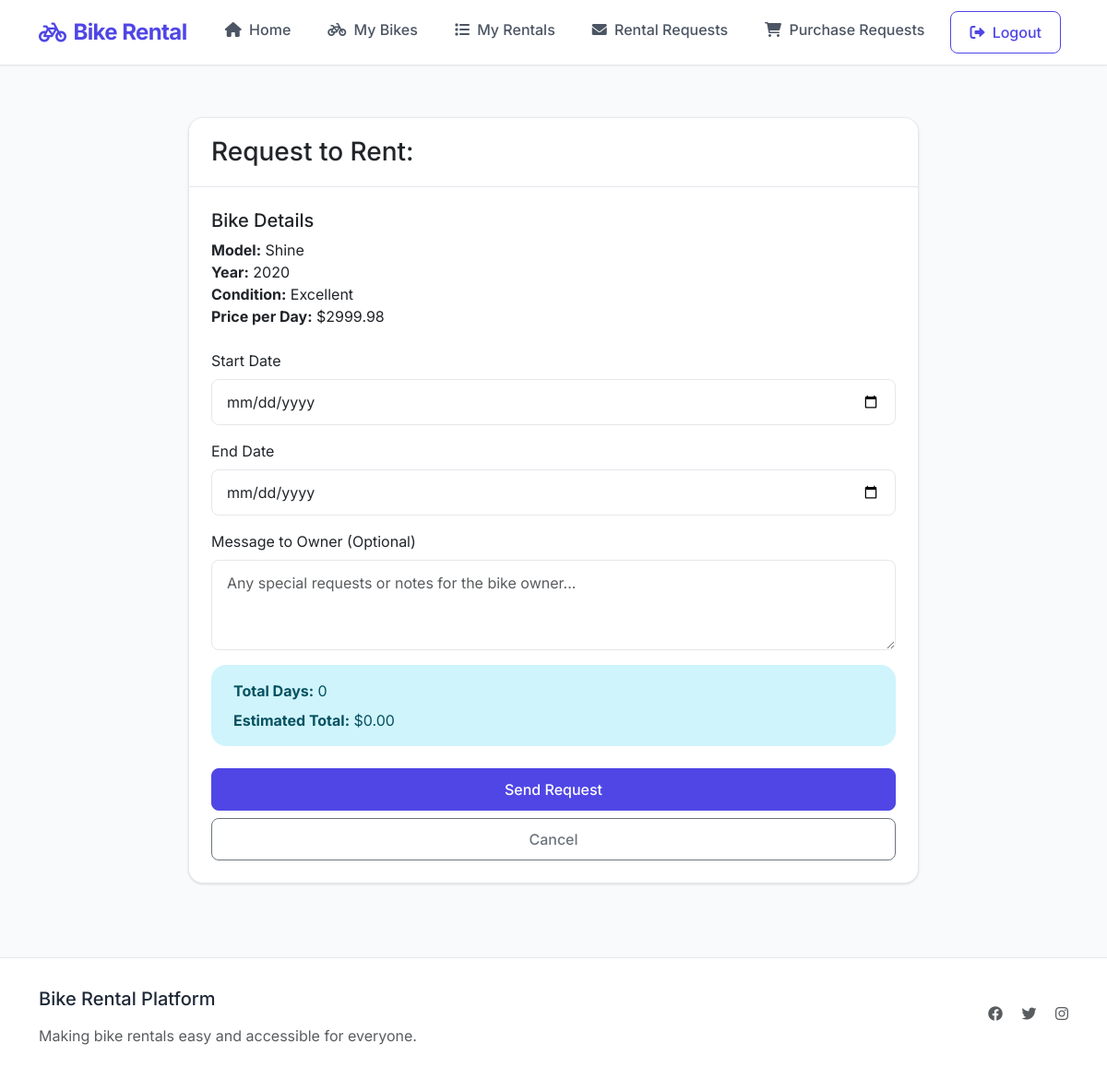
The page /bikes/3/request-rental (signed in) on the database its author committed.
### app.py (models this page shows)
class Bike(db.Model):
    id = db.Column(db.Integer, primary_key=True)
    created_at = db.Column(db.DateTime, default=datetime.utcnow)
    brand = db.Column(db.String(50), nullable=False)
    model = db.Column(db.String(100), nullable=False)
    year = db.Column(db.Integer, nullable=False)
    engine_cc = db.Column(db.Integer, nullable=False)
    km_driven = db.Column(db.Integer, nullable=False)
    mileage = db.Column(db.Float, nullable=False)
    condition = db.Column(db.String(50), nullable=False)
    description = db.Column(db.Text, nullable=False)
    owner_id = db.Column(db.Integer, db.ForeignKey('user.id'), nullable=False)
    is_available = db.Column(db.Boolean, default=True)
    listing_type = db.Column(db.String(10), nullable=False)  # 'rent' or 'sale'
    price_per_day = db.Column(db.Float, nullable=True)
    sale_price = db.Column(db.Float, nullable=True)
    image_url_1 = db.Column(db.String(200))
    image_url_2 = db.Column(db.String(200))
    image_url_3 = db.Column(db.String(200))
    rentals = db.relationship('Rental', backref='bike', lazy=True)
    rental_requests = db.relationship('RentalRequest', backref='bike', lazy=True)
    bike_purchases = db.relationship('Purchase', backref=db.backref('bike_details', lazy=True))

### app.py (the view, shortened to what this page needs)
@app.route('/bikes/<int:bike_id>/request-rental', methods=['GET', 'POST'])
@login_required
def request_rental(bike_id):
    bike = Bike.query.get_or_404(bike_id)
    return render_template('request_rental.html', bike=bike, today=datetime.now().strftime('%Y-%m-%d'))

### app.py (called while the page is built)
def login_required(f):
    @wraps(f)
    def decorated_function(*args, **kwargs):
        if not session.get('user_id'):
            flash('Please login first')
            return redirect(url_for('login'))
        return f(*args, **kwargs)
    return decorated_function

@app.context_processor
def utility_processor():
    def get_pending_requests_count():
        if not session.get('user_id'):
            return 0
        return RentalRequest.query.join(Bike).filter(
            Bike.owner_id == session['user_id'],
            RentalRequest.status == 'pending'
        ).count()
    return dict(pending_requests_count=get_pending_requests_count())

### templates/request_rental.html (shortened to what this page needs)
{% extends "base.html" %}
{% block content %}
<div class="row justify-content-center">
    <div class="col-md-8">
        <div class="card">
            <div class="card-header">
                <h3 class="card-title mb-0">Request to Rent: {{ bike.name }}</h3>
            </div>
            <div class="card-body">
                <div class="mb-4">
                    <h5>Bike Details</h5>
                    <ul class="list-unstyled">
                        <li><strong>Model:</strong> {{ bike.model }}</li>
                        <li><strong>Year:</strong> {{ bike.year }}</li>
                        <li><strong>Condition:</strong> {{ bike.condition }}</li>
                        <li><strong>Price per Day:</strong> ${{ "%.2f"|format(bike.price_per_day) }}</li>
                    </ul>
                </div>
                <form method="POST">
                    <div class="mb-3">
                        <label for="start_date" class="form-label">Start Date</label>
                        <input type="date" class="form-control" id="start_date" name="start_date"
                               min="{{ today }}" required>
                    </div>
                    <div class="mb-3">
                        <label for="end_date" class="form-label">End Date</label>
                        <input type="date" class="form-control" id="end_date" name="end_date"
                               min="{{ today }}" required>
                    </div>
                    <div class="mb-3">
                        <label for="message" class="form-label">Message to Owner (Optional)</label>
                        <textarea class="form-control" id="message" name="message" rows="3"
                                  placeholder="Any special requests or notes for the bike owner..."></textarea>
                    </div>
                    <div class="alert alert-info mb-4">
                        <div class="mb-2">
                            <strong>Total Days:</strong> <span id="total_days">0</span>
                        </div>
                        <div>
                            <strong>Estimated Total:</strong> $<span id="total_price">0.00</span>
                        </div>
                    </div>
                    <div class="d-grid gap-2">
                        <button type="submit" class="btn btn-primary">Send Request</button>
                        <a href="{{ url_for('view_bike', bike_id=bike.id) }}" class="btn btn-outline-secondary">Cancel</a>
                    </div>
                </form>
            </div>
        </div>
    </div>
</div>
{% endblock %}

### rows shown on the page
Bike: model "Shine", year "2020", condition "Excellent", price_per_day "2999.98"
